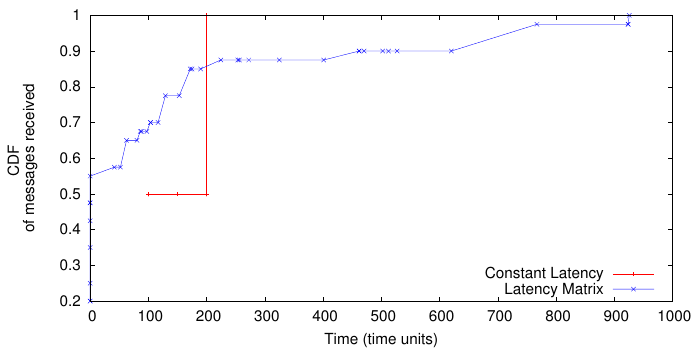

The script that saved this image:
set term postscript color eps enhanced 22
set output 'network.eps'
#load "styles.inc"
set size 1.4,1

set xlabel "Time (time units)"
set ylabel "CDF \nof messages received"
#set yrange[0:600]
#set ytics 100	
#set mytics 5
#set xrange[0:300]
set xtics 100
set key bottom right 

plot "latency-constant-cdf.dat" using 1:2 with linespoints ls 1 lc rgb "red" title "Constant Latency", \
	"latency-matrix-cdf.dat" using 1:2 with linespoints ls 2 lc rgb "blue" title "Latency Matrix"


!epstopdf "network.eps"
!rm "network.eps"
